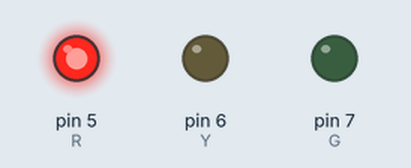
This sketch was run on a simulated Arduino Uno, built with avr-gcc and run on an emulated ATmega328P. Shown: output pins drawn as LEDs (lit = HIGH).

Above: at 0.7 s.
At 3.2 s:
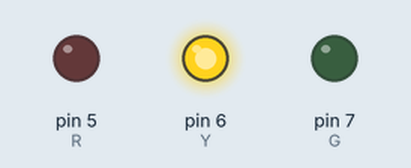
At 6.0 s:
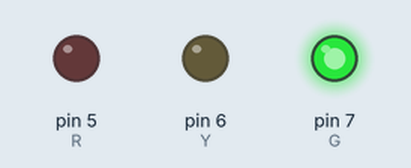
Timing chart, 0 to 8.1 s (numbered marks = the images above):
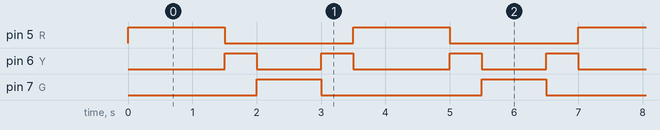

The sketch:

0.TraficLight.ino
```cpp
int R=5;
int Y=6;
int G=7;
void setup() {
pinMode(R,OUTPUT);
pinMode(Y,OUTPUT);
pinMode(G,OUTPUT);
}

void loop() {
  digitalWrite(R,HIGH);
  delay(1500);
  digitalWrite(R,LOW);
  digitalWrite(Y,HIGH);
  delay(500);
  digitalWrite(Y,LOW);
  digitalWrite(G,HIGH);
  delay(1000);
  digitalWrite(G,LOW);
  digitalWrite(Y,HIGH);
  delay(500);
  digitalWrite(Y,LOW);
}
```

Measured:
- by itself, pin 5 (R): alternates HIGH for 1.5 s and LOW for 2.0 s
- by itself, pin 6 (Y): repeats every 3.5 s: LOW 1.0 s, HIGH 0.50 s, LOW 1.5 s, HIGH 0.50 s
- by itself, pin 7 (G): alternates HIGH for 1.0 s and LOW for 2.5 s
